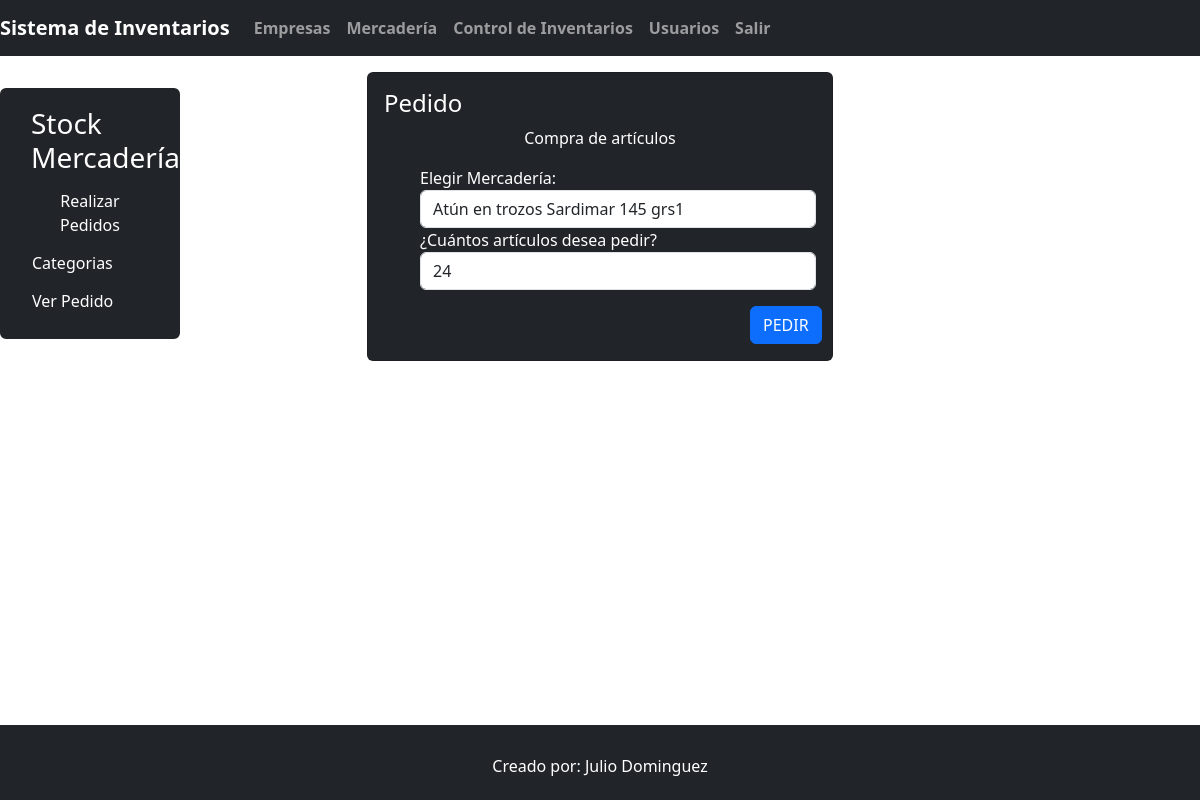
Page /productos/pedido_edit/1/ (signed in) on the committed database.
### productos/models.py (models this page shows, shortened)
class Pedido_mercaderia(models.Model):
    producto_a_pedir = models.OneToOneField(Producto, blank=False, on_delete=models.SET_DEFAULT, default="")
    fecha_compra = models.DateTimeField(auto_now_add=True)
    cantidad = models.IntegerField(blank=False)
    class Meta:
        verbose_name = "Pedido de Producto"
        verbose_name_plural = "Pedidos de Productos"

### productos/views.py (the view)
# urls.py: re_path(r'^pedido_edit/(?P<pk>\d+)/$', login_required(Editar_pedido.as_view()), name='pedido_edit'),
class Editar_pedido(UpdateView):
    model = Pedido_mercaderia
    template_name = 'CRUD_pedido.html'
    form_class = Pedido_mercaderiaForm
    success_url = reverse_lazy('productos:pedido_list')

### productos/forms.py
class Pedido_mercaderiaForm(forms.ModelForm):
    class Meta:
        model = Pedido_mercaderia
        fields = ['producto_a_pedir', 'cantidad']
        labels = {
            'producto_a_pedir': 'Elegir Mercadería',
            'cantidad': '¿Cuántos artículos desea pedir?',
        }
        widgets = {
            'producto_a_pedir': forms.Select(attrs={'class': 'form-control'}),
            'cantidad': forms.TextInput(attrs={'class': 'form-control'}),
        }

### productos/models.py (called while the page is built)
    def __str__(self):
        return f'{self.nombre}{self.id}'

### productos/templates/CRUD_pedido.html (shortened to what this page needs)
{% extends 'index_inventario.html' %}
{% load crispy_forms_tags %}
{% block content %}
<div class="container col-md-10">
  <div class="card bg-dark text-white">
    <div class="card-body">
      <h4 class="card-title border-primary">Pedido</h4>
      <p class="card-text text-center col-md-10 offset-1">Compra de artículos</p>
      <form method="post" class="offset-md-1">
        {{ form }}
        <div class="mt-3">
          <button class="btn btn-primary offset-10" type="submit">PEDIR</button>
        </div>
      </form>
    </div>
  </div>
</div>
{% endblock content %}

### rows in the picture
Pedido_mercaderia: producto_a_pedir "Atún en trozos Sardimar 145 grs1", cantidad "24"
